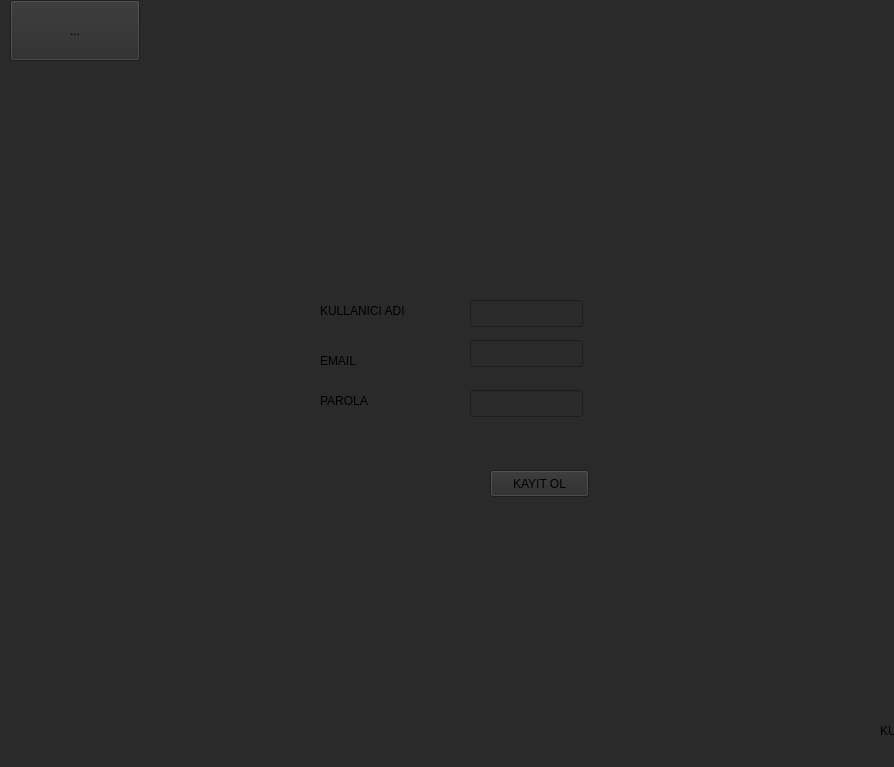
<?xml version="1.0" encoding="UTF-8"?>
<ui version="4.0">
 <class>KayitWindow</class>
 <widget class="QMainWindow" name="KayitWindow">
  <property name="geometry">
   <rect>
    <x>0</x>
    <y>0</y>
    <width>894</width>
    <height>767</height>
   </rect>
  </property>
  <property name="windowTitle">
   <string>MainWindow</string>
  </property>
  <property name="styleSheet">
   <string notr="true">background-color:rgb(42, 42, 42)</string>
  </property>
  <widget class="QWidget" name="centralwidget">
   <widget class="QToolButton" name="icontool">
    <property name="geometry">
     <rect>
      <x>10</x>
      <y>0</y>
      <width>130</width>
      <height>61</height>
     </rect>
    </property>
    <property name="text">
     <string>...</string>
    </property>
    <property name="icon">
     <iconset>
      <normaloff>images/imdb.jpg</normaloff>images/imdb.jpg</iconset>
    </property>
    <property name="iconSize">
     <size>
      <width>120</width>
      <height>120</height>
     </size>
    </property>
   </widget>
   <widget class="QLabel" name="label_2">
    <property name="geometry">
     <rect>
      <x>880</x>
      <y>770</y>
      <width>121</width>
      <height>21</height>
     </rect>
    </property>
    <property name="text">
     <string>EMAIL</string>
    </property>
   </widget>
   <widget class="QLabel" name="label_3">
    <property name="geometry">
     <rect>
      <x>880</x>
      <y>810</y>
      <width>121</width>
      <height>21</height>
     </rect>
    </property>
    <property name="text">
     <string>PAROLA</string>
    </property>
   </widget>
   <widget class="QLineEdit" name="lineEdit_4">
    <property name="geometry">
     <rect>
      <x>1030</x>
      <y>810</y>
      <width>113</width>
      <height>27</height>
     </rect>
    </property>
   </widget>
   <widget class="QLabel" name="label_4">
    <property name="geometry">
     <rect>
      <x>930</x>
      <y>610</y>
      <width>231</width>
      <height>61</height>
     </rect>
    </property>
    <property name="font">
     <font>
      <pointsize>20</pointsize>
     </font>
    </property>
    <property name="text">
     <string>HESAP OLUSTUR</string>
    </property>
   </widget>
   <widget class="QLineEdit" name="lineEdit_5">
    <property name="geometry">
     <rect>
      <x>1030</x>
      <y>720</y>
      <width>113</width>
      <height>27</height>
     </rect>
    </property>
   </widget>
   <widget class="QPushButton" name="pushButton_10">
    <property name="geometry">
     <rect>
      <x>1050</x>
      <y>890</y>
      <width>99</width>
      <height>27</height>
     </rect>
    </property>
    <property name="text">
     <string>KAYIT OL</string>
    </property>
   </widget>
   <widget class="QLineEdit" name="lineEdit_3">
    <property name="geometry">
     <rect>
      <x>1030</x>
      <y>760</y>
      <width>113</width>
      <height>27</height>
     </rect>
    </property>
   </widget>
   <widget class="QLabel" name="label">
    <property name="geometry">
     <rect>
      <x>880</x>
      <y>720</y>
      <width>121</width>
      <height>21</height>
     </rect>
    </property>
    <property name="text">
     <string>KULLANICI ADI</string>
    </property>
   </widget>
   <widget class="QLabel" name="email_t">
    <property name="geometry">
     <rect>
      <x>320</x>
      <y>350</y>
      <width>121</width>
      <height>21</height>
     </rect>
    </property>
    <property name="text">
     <string>EMAIL</string>
    </property>
   </widget>
   <widget class="QLabel" name="parola_text">
    <property name="geometry">
     <rect>
      <x>320</x>
      <y>390</y>
      <width>121</width>
      <height>21</height>
     </rect>
    </property>
    <property name="text">
     <string>PAROLA</string>
    </property>
   </widget>
   <widget class="QLineEdit" name="parola_label_kayit">
    <property name="geometry">
     <rect>
      <x>470</x>
      <y>390</y>
      <width>113</width>
      <height>27</height>
     </rect>
    </property>
   </widget>
   <widget class="QLineEdit" name="kul_adi_label_kayit">
    <property name="geometry">
     <rect>
      <x>470</x>
      <y>300</y>
      <width>113</width>
      <height>27</height>
     </rect>
    </property>
   </widget>
   <widget class="QPushButton" name="kayitol_button">
    <property name="geometry">
     <rect>
      <x>490</x>
      <y>470</y>
      <width>99</width>
      <height>27</height>
     </rect>
    </property>
    <property name="text">
     <string>KAYIT OL</string>
    </property>
   </widget>
   <widget class="QLineEdit" name="email_label_kayit">
    <property name="geometry">
     <rect>
      <x>470</x>
      <y>340</y>
      <width>113</width>
      <height>27</height>
     </rect>
    </property>
   </widget>
   <widget class="QLabel" name="kullanici_adi">
    <property name="geometry">
     <rect>
      <x>320</x>
      <y>300</y>
      <width>121</width>
      <height>21</height>
     </rect>
    </property>
    <property name="text">
     <string>KULLANICI ADI</string>
    </property>
   </widget>
  </widget>
  <widget class="QStatusBar" name="statusbar"/>
 </widget>
 <resources/>
 <connections/>
</ui>
